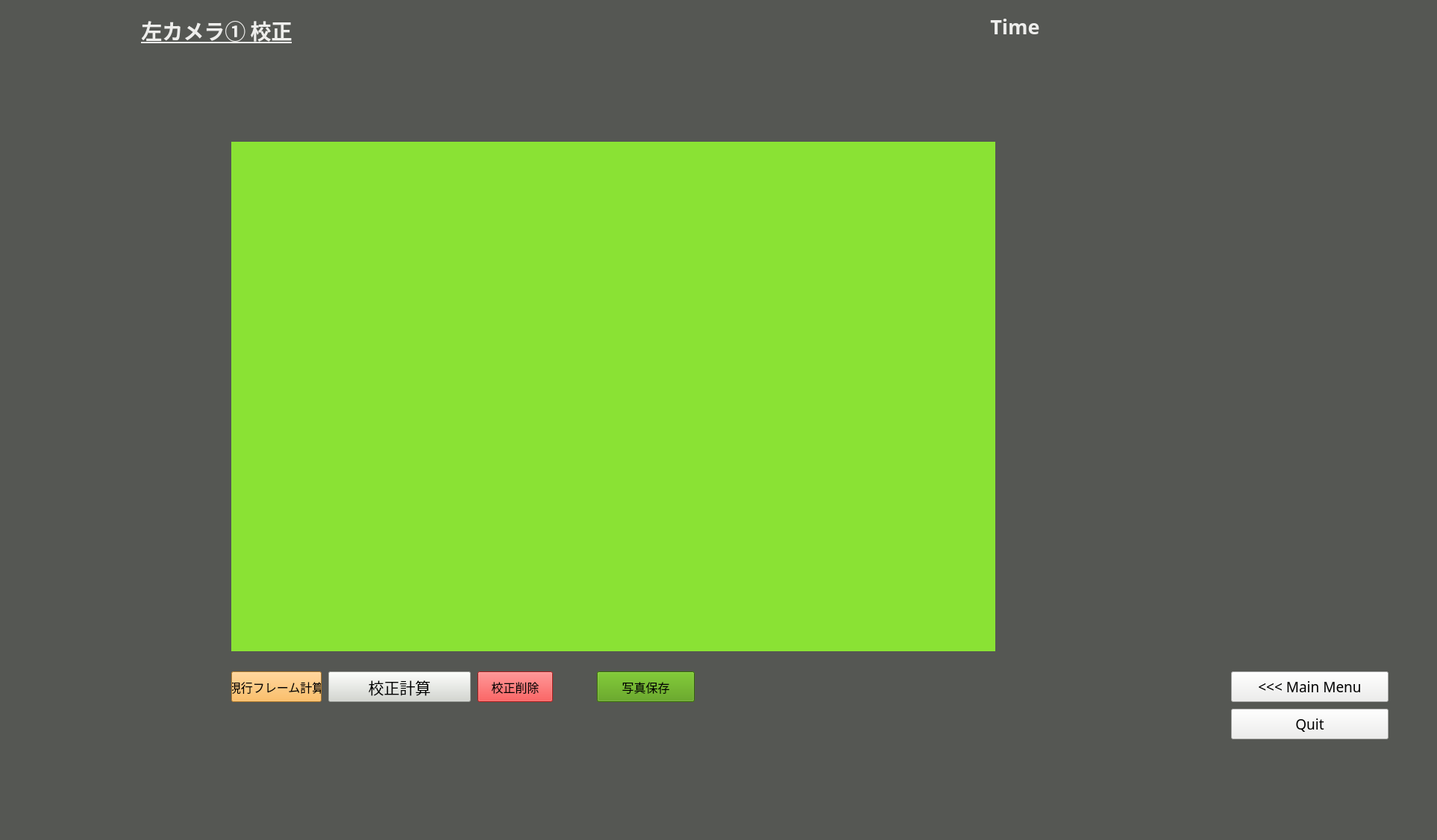
<?xml version="1.0" encoding="UTF-8"?>
<ui version="4.0">
 <class>CameraCalibration1</class>
 <widget class="QMainWindow" name="CameraCalibration1">
  <property name="enabled">
   <bool>true</bool>
  </property>
  <property name="geometry">
   <rect>
    <x>0</x>
    <y>0</y>
    <width>1926</width>
    <height>1126</height>
   </rect>
  </property>
  <property name="windowTitle">
   <string>MainWindow</string>
  </property>
  <property name="styleSheet">
   <string notr="true">background-color: rgb(85, 87, 83);</string>
  </property>
  <widget class="QWidget" name="calibrationWidget">
   <property name="enabled">
    <bool>true</bool>
   </property>
   <widget class="QLabel" name="label">
    <property name="geometry">
     <rect>
      <x>50</x>
      <y>20</y>
      <width>481</width>
      <height>41</height>
     </rect>
    </property>
    <property name="font">
     <font>
      <family>Ubuntu Mono</family>
      <pointsize>21</pointsize>
      <weight>75</weight>
      <bold>true</bold>
      <underline>true</underline>
     </font>
    </property>
    <property name="styleSheet">
     <string notr="true">color: rgb(238, 238, 236);</string>
    </property>
    <property name="text">
     <string>左カメラ① 校正</string>
    </property>
    <property name="alignment">
     <set>Qt::AlignCenter</set>
    </property>
   </widget>
   <widget class="QLabel" name="camFrame">
    <property name="geometry">
     <rect>
      <x>310</x>
      <y>190</y>
      <width>1024</width>
      <height>683</height>
     </rect>
    </property>
    <property name="styleSheet">
     <string notr="true">background-color: rgb(138, 226, 52);</string>
    </property>
    <property name="text">
     <string/>
    </property>
    <property name="alignment">
     <set>Qt::AlignCenter</set>
    </property>
   </widget>
   <widget class="QPushButton" name="calibCam">
    <property name="geometry">
     <rect>
      <x>440</x>
      <y>900</y>
      <width>191</width>
      <height>41</height>
     </rect>
    </property>
    <property name="font">
     <font>
      <pointsize>16</pointsize>
     </font>
    </property>
    <property name="styleSheet">
     <string notr="true">background-color: rgb(211, 215, 207);</string>
    </property>
    <property name="text">
     <string>校正計算</string>
    </property>
   </widget>
   <widget class="QPushButton" name="calibSingleFrame">
    <property name="geometry">
     <rect>
      <x>310</x>
      <y>900</y>
      <width>121</width>
      <height>41</height>
     </rect>
    </property>
    <property name="font">
     <font>
      <pointsize>12</pointsize>
     </font>
    </property>
    <property name="styleSheet">
     <string notr="true">background-color: rgb(252, 175, 62);</string>
    </property>
    <property name="text">
     <string>現行フレーム計算</string>
    </property>
   </widget>
   <widget class="QPushButton" name="delCalib">
    <property name="geometry">
     <rect>
      <x>640</x>
      <y>900</y>
      <width>101</width>
      <height>41</height>
     </rect>
    </property>
    <property name="font">
     <font>
      <pointsize>12</pointsize>
     </font>
    </property>
    <property name="styleSheet">
     <string notr="true">background-color: rgb(239, 41, 41);</string>
    </property>
    <property name="text">
     <string>校正削除</string>
    </property>
   </widget>
   <widget class="QPushButton" name="arucoCheck">
    <property name="geometry">
     <rect>
      <x>800</x>
      <y>900</y>
      <width>131</width>
      <height>41</height>
     </rect>
    </property>
    <property name="font">
     <font>
      <pointsize>12</pointsize>
     </font>
    </property>
    <property name="styleSheet">
     <string notr="true">background-color: rgb(78, 154, 6);</string>
    </property>
    <property name="text">
     <string>写真保存</string>
    </property>
   </widget>
   <widget class="QPushButton" name="quitbutton">
    <property name="geometry">
     <rect>
      <x>1650</x>
      <y>950</y>
      <width>211</width>
      <height>41</height>
     </rect>
    </property>
    <property name="font">
     <font>
      <family>Ubuntu Mono</family>
      <pointsize>14</pointsize>
     </font>
    </property>
    <property name="styleSheet">
     <string notr="true">background-color: rgb(238, 238, 236);</string>
    </property>
    <property name="text">
     <string>Quit</string>
    </property>
   </widget>
   <widget class="QPushButton" name="mainmenubutton">
    <property name="geometry">
     <rect>
      <x>1650</x>
      <y>900</y>
      <width>211</width>
      <height>41</height>
     </rect>
    </property>
    <property name="font">
     <font>
      <family>Ubuntu Mono</family>
      <pointsize>14</pointsize>
     </font>
    </property>
    <property name="styleSheet">
     <string notr="true">background-color: rgb(238, 238, 236);</string>
    </property>
    <property name="text">
     <string>&lt;&lt;&lt; Main Menu</string>
    </property>
   </widget>
   <widget class="QLabel" name="timeLabel">
    <property name="geometry">
     <rect>
      <x>1180</x>
      <y>10</y>
      <width>361</width>
      <height>51</height>
     </rect>
    </property>
    <property name="font">
     <font>
      <family>Ubuntu Mono</family>
      <pointsize>20</pointsize>
      <weight>75</weight>
      <bold>true</bold>
     </font>
    </property>
    <property name="styleSheet">
     <string notr="true">color: rgb(238, 238, 236);</string>
    </property>
    <property name="text">
     <string>Time</string>
    </property>
    <property name="alignment">
     <set>Qt::AlignCenter</set>
    </property>
   </widget>
  </widget>
  <widget class="QMenuBar" name="menubar">
   <property name="geometry">
    <rect>
     <x>0</x>
     <y>0</y>
     <width>1926</width>
     <height>21</height>
    </rect>
   </property>
  </widget>
  <widget class="QStatusBar" name="statusbar"/>
 </widget>
 <resources/>
 <connections/>
</ui>
